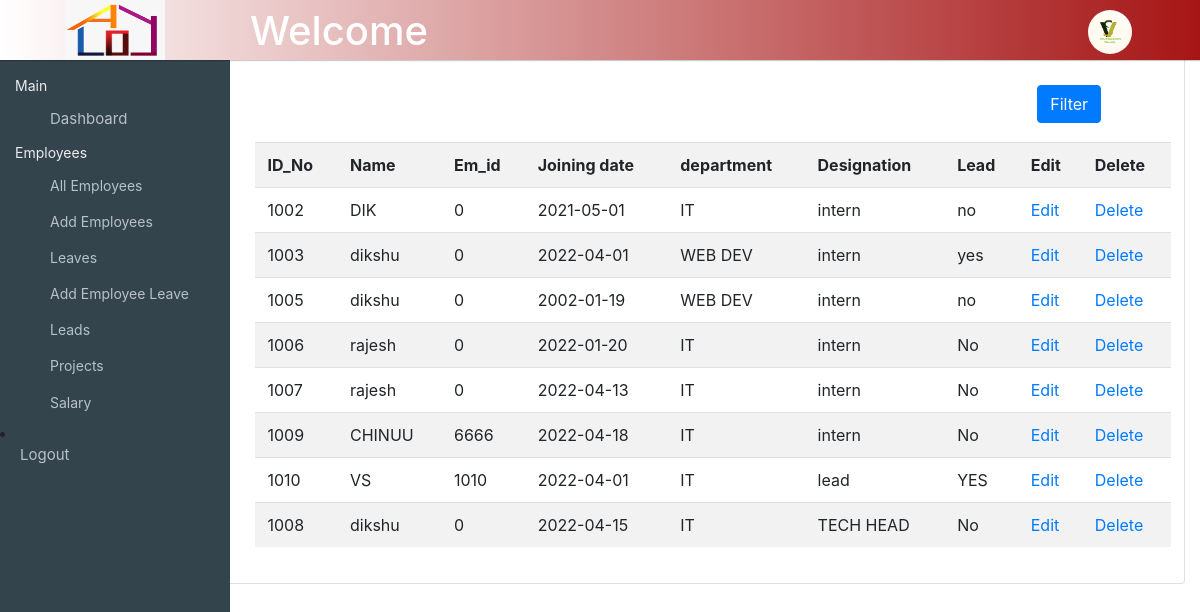
Page /emp_filter2.php (signed in) on the committed database.
### tables this page shows
CREATE TABLE `employee` (
  `id` int(5) NOT NULL,
  `name` varchar(200) NOT NULL,
  `Em_id` int(6) NOT NULL,
  `joining_date` date NOT NULL,
  `depatment` varchar(100) NOT NULL,
  `designation` varchar(100) NOT NULL,
  `lead` varchar(20) NOT NULL,
  `username` varchar(200) NOT NULL,
  `password` varchar(200) NOT NULL,
  `email` varchar(100) NOT NULL
);

### emp_filter2.php (the view, shortened to what this page needs)
<?php
include "header.php";
include "top-left-menu.php";
?>
<!DOCTYPE html>
<html lang="en">
<head>
    <link rel="stylesheet" href="css/style3.css">
</head>
<body>
    <div class="breadcrumbs">
        <div class="col-sm-4">
            <div class="page-header float-left">
                <div class="page-title">
                    <h1>Employee Details </h1>
                </div>
            </div>
        </div>
    </div>
    <div class="content mt-3">
        <div class="animated fadeIn">
            <div class="row">
                <div class="col-lg-12">
                    <div class="card">
                        <div class="card-body">
                            <div class="dropdown" style="margin-top: 4%;margin-left:90%; padding:1%;">
                                <button class="btn btn-primary">Filter </button>
                            </div>
                            <table class="table table-striped custom-table datatable" style="width: 95%;">
                                <tr>
                                    <th>ID_No</th>
                                    <th>Name</th>
                                    <th>Em_id</th>
                                    <th>Joining date</th>
                                    <th>department</th>
                                    <th>Designation</th>
                                    <th>Lead</th>
                                    <th>Edit</th>
                                    <th>Delete</th>
                                </tr>
                                <?php
                                $res = mysqli_query($link, "select * from employee order by designation asc");
                                while ($row = mysqli_fetch_array($res)) {
                                    echo "<tr>";
                                    echo "<td>";
                                    echo $row["id"];
                                    echo "</td>";
                                    echo "<td>";
                                    echo $row["name"];
                                    echo "</td>";
                                    echo "<td>";
                                    echo $row["Em_id"];
                                    echo "</td>";
                                    echo "<td>";
                                    echo $row["joining_date"];
                                    echo "</td>";
                                    echo "<td>";
                                    echo $row["depatment"];
                                    echo "</td>";
                                    echo "<td>";
                                    echo $row["designation"];
                                    echo "</td>";
                                    echo "<td>";
                                    echo $row["lead"];
                                    echo "</td>";
                                    echo "<td>";
                                ?>
                                    <a href="edit_empl.php?id=<?php echo $row["id"]; ?>">Edit</a>
                                    <?php
                                    echo "</td>";
                                    echo "<td>";
                                    ?>
                                    <a href="delete_empl.php?id=<?php echo $row["id"]; ?>" onclick="return confirm('Are you sure?')">Delete</a>
                                <?php
                                    echo "</td>";
                                    echo "</tr>";
                                }
                                ?>
                            </table>
                        </div>
                    </div>
                </div>
            </div>
        </div>
    </div>
</body>
</html>

### css/style.css (style rules this page uses)
html, body { max-width: 100%; }
.dropdown { position: relative; display:flexbox; list-style: none; padding: 28px; left: -40px; }

### css/style3.css (style rules this page uses)
.row table { padding: 60px; margin-top: 1%; margin-left: 55px; width: 80%; }
.page-title h1 { margin-top: 50px; align-self: center; text-align: center; font-size: large; font-weight: 600; }

### rows in the picture
employee: id "1002", name "DIK", Em "0", joining_date "2021-05-01", depatment "IT", designation "intern", lead "no"
employee: id "1003", name "dikshu", Em "0", joining_date "2022-04-01", depatment "WEB DEV", designation "intern", lead "yes"
employee: id "1005", name "dikshu", Em "0", joining_date "2002-01-19", depatment "WEB DEV", designation "intern", lead "no"
employee: id "1006", name "rajesh", Em "0", joining_date "2022-01-20", depatment "IT", designation "intern", lead "No"
employee: id "1007", name "rajesh", Em "0", joining_date "2022-04-13", depatment "IT", designation "intern", lead "No"
employee: id "1009", name "CHINUU", Em "6666", joining_date "2022-04-18", depatment "IT", designation "intern", lead "No"
employee: id "1010", name "VS", Em "1010", joining_date "2022-04-01", depatment "IT", designation "lead", lead "YES"
employee: id "1008", name "dikshu", Em "0", joining_date "2022-04-15", depatment "IT", designation "TECH HEAD", lead "No"
